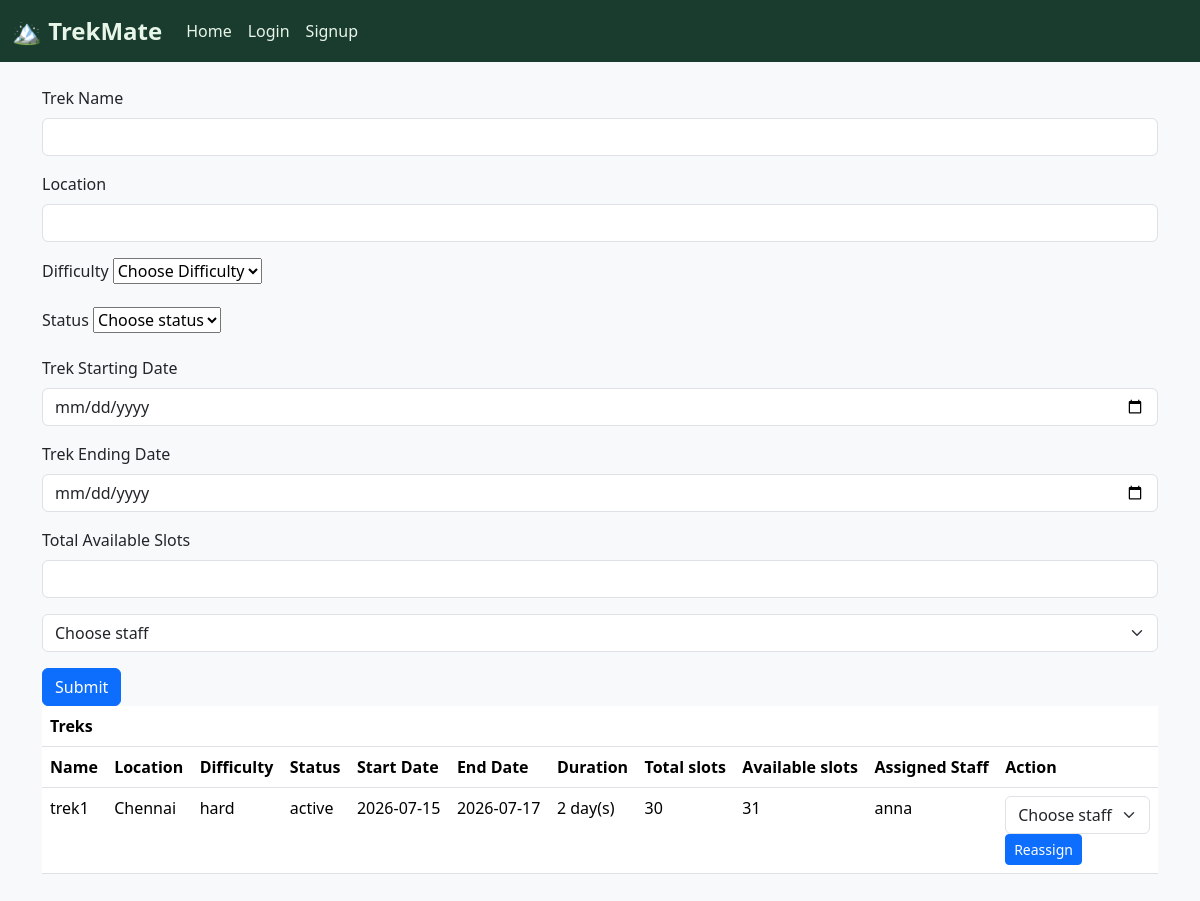
Before: /admin/trek-management (signed in) with the older database file.
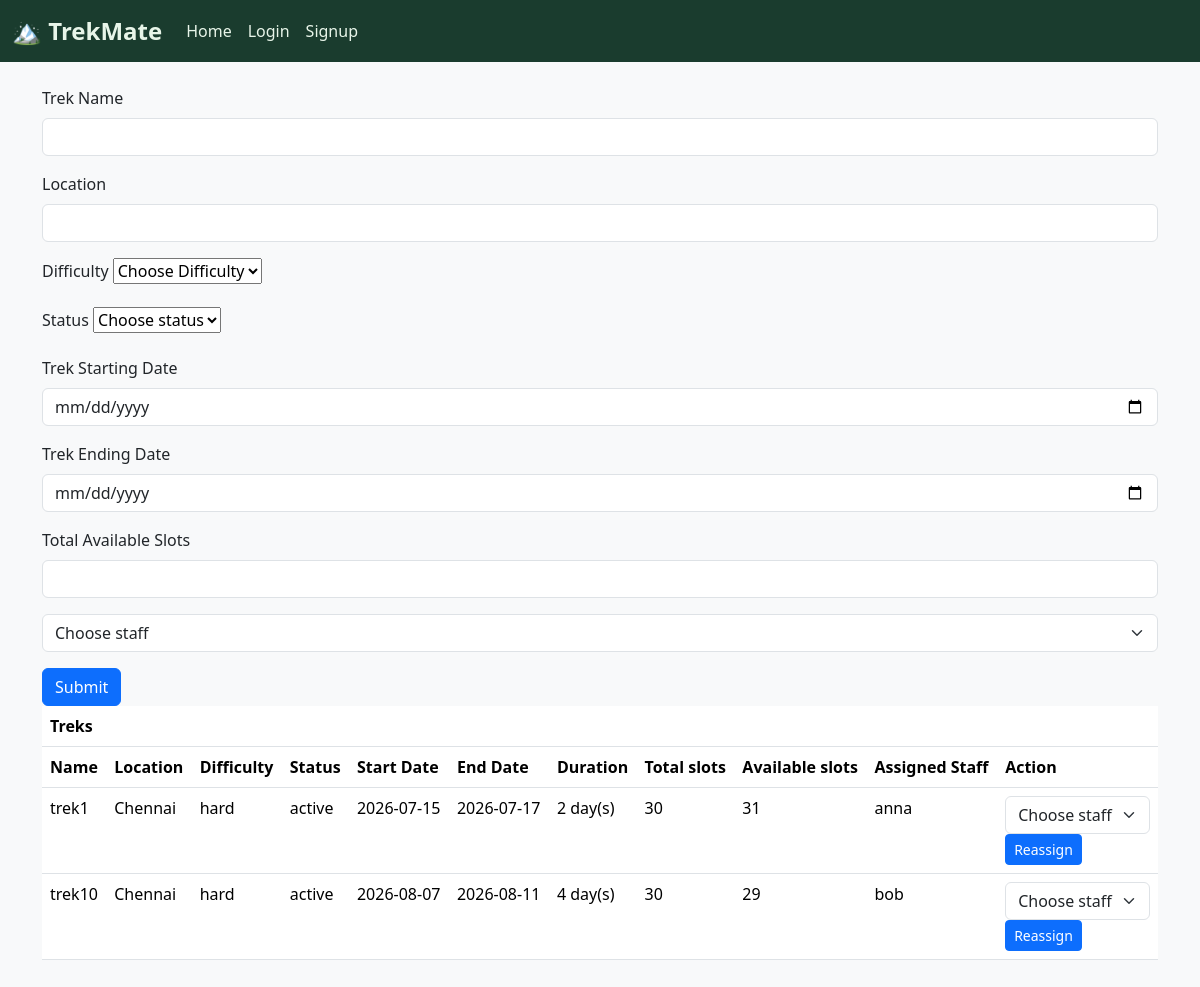
After: the same page with the newer database file.
### app.py (models this page shows, shortened)
class treks(db.Model):
    _id = db.Column("id", db.Integer, primary_key = True)
    name = db.Column("name", db.String(100), nullable = False)
    location = db.Column("location", db.String(100), nullable = False)
    difficulty = db.Column("difficulty", db.String(100))
    status = db.Column("status", db.String(100), default="open")                #active, closed, completed
    start_date = db.Column("start_date", db.Date)
    end_date = db.Column("end_date", db.Date)
    duration = db.Column("duration", db.Integer)
    total_slots = db.Column("total_slots", db.Integer)
    available_slots = db.Column("available_slots", db.Integer)
    assigned_staff_id = db.Column("assigned_staff_id", db.Integer, db.ForeignKey('staffs.id'))

class staffs(db.Model):
    _id = db.Column("id", db.Integer, primary_key = True)
    name = db.Column("name", db.String(100))
    phone_no = db.Column("phone_no", db.Integer)
    email = db.Column("email", db.String(30), unique=True)
    username = db.Column("username", db.String(100), nullable=False, unique=True)
    password = db.Column("password", db.String(20), nullable=False)
    status = db.Column("status", db.String(20), default="pending")          #pending, active, rejected, blacklisted, assigned
    assigned_treks = db.relationship("treks", backref='staff_member')

### app.py (the view, shortened to what this page needs)
@app.route("/admin/trek-management", methods=["POST", "GET"])
def admin_trek_management():                                        #Admin Trek Management
    if "admin" in session:
        available_staff = staffs.query.filter_by(status="active").all()
        all_treks = treks.query.all()
        return render_template("admin_trek_management.html", available_staff=available_staff, all_treks = all_treks)
    else:
        return redirect(url_for("login"))

### templates/admin_trek_management.html (shortened to what this page needs)
{% extends "base.html" %}
{% block content %}
    <form method="POST" action="{{ url_for('admin_trek_management') }}">
        <div class="mb-3">
            <label for="name" class="form-label">Trek Name</label>
            <input type="text" class="form-control" id="name" name="name" required>
        </div>
        <div class="mb-3">
            <label for="location" class="form-label">Location</label>
            <input type="text" class="form-control" id="location" name="location" required>
        </div>
        <div class="mb-3">
            <label for="difficulty" class="form-label">Difficulty</label>
            <select name="difficulty" required>
                <option selected>Choose Difficulty</option>
            </select>
        </div>
        <div class="mb-3">
            <label for="status" class="form-label">Status</label>
            <select name="status">
                <option selected>Choose status</option>
            </select>
        </div>
        <div class="mb-3">
            <label for="start_date" class="form-label">Trek Starting Date</label>
            <input type="date" class="form-control" id="start_date" name="start_date" required>
        </div>
        <div class="mb-3">
            <label for="end_date" class="form-label">Trek Ending Date</label>
            <input type="date" class="form-control" id="end_date" name="end_date" required>
        </div>
        <div class="mb-3">
            <label for="total_slots" class="form-label">Total Available Slots</label>
            <input type="number" class="form-control" id="total_slots" name="total_slots" required>
        </div>
        <div class="mb-3">
            <select class="form-select" aria-label="Default select example" name="assigned_staff_id" required>
                <option selected>Choose staff</option>
            </select>
        </div>
        <button type="submit" class="btn btn-primary">Submit</button>
    </form>
    {% if all_treks %}
        <table class="table">
            <th colspan="11">Treks</th>
            <tr>
                <th>Name</th>
                <th>Location</th>
                <th>Difficulty</th>
                <th>Status</th>
                <th>Start Date</th>
                <th>End Date</th>
                <th>Duration</th>
                <th>Total slots</th>
                <th>Available slots</th>
                <th>Assigned Staff</th>
                <th>Action</th>
            </tr>
            {% for trek in all_treks %}
                <tr>
                    <td><p>{{ trek.name }}</p></td>
                    <td><p>{{ trek.location }}</p></td>
                    <td><p>{{ trek.difficulty }}</p></td>
                    <td><p>{{ trek.status }}</p></td>
                    <td><p>{{ trek.start_date }}</p></td>
                    <td><p>{{ trek.end_date }}</p></td>
                    <td><p>{{ trek.duration }} day(s)</p></td>
                    <td><p>{{ trek.total_slots }}</p></td>
                    <td><p>{{ trek.available_slots }}</p></td>
                    <td><p>{{ trek.staff_member.name }}</p></td>
                    <td>
                        <form method="POST" action="{{ url_for('reassign_staff', trek_id=trek._id) }}">
                            <select class="form-select" aria-label="Default select example" name="assigned_staff_id" required>
                                <option value="" disabled selected>Choose staff</option>
                            </select>
                            <button type="submit" class="btn btn-primary btn-sm">Reassign</button>
                        </form>
                    </td>
                </tr>
            {% endfor %}
        </table>
    {% endif %}
{% endblock %}

Changed rows visible on the page:
added treks: name "trek10", location "Chennai", difficulty "hard", status "active", start_date "2026-08-07", end_date "2026-08-11", duration "4", total_slots "30", available_slots "29", staff_member.name "bob"
